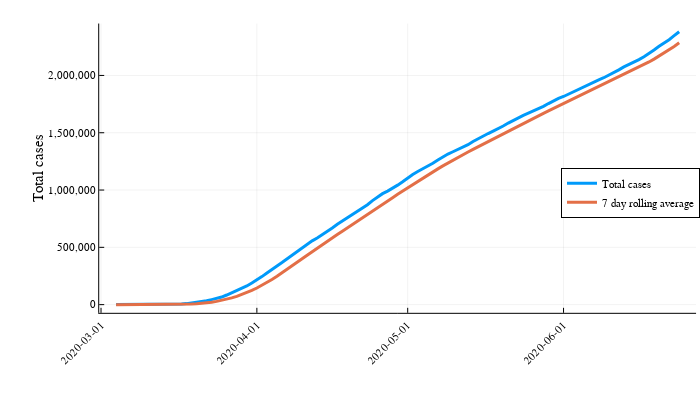

Notebook code for this chart:
### Markdown cell above
How many cases are there?

### Code cell
plotActualAnd7DayAvg(confirmedCasesUS, :Value, :Value_rolling7, "Total cases", false, :right)
